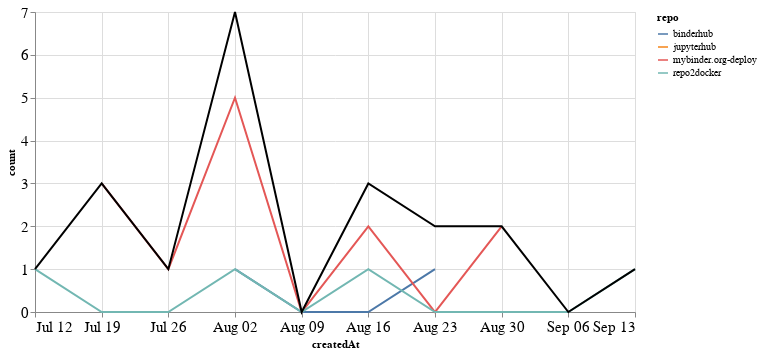

This figure's notebook cell:
### Markdown cell above
## PRs

### Code cell
prs_time = prs.groupby('repo').resample('W', on='createdAt').count()['author'].reset_index()
prs_time = prs_time.rename(columns={'author': 'count'})
prs_time_total = prs_time.groupby('createdAt').agg({"count": "sum"}).reset_index()

ch1 = alt.Chart(prs_time, width=600).mark_line().encode(
    x='createdAt',
    y='count',
    color='repo',
    tooltip="repo"
)

ch2 = alt.Chart(prs_time_total, width=600).mark_line(color="black").encode(
    x='createdAt',
    y='count',
)

ch1 + ch2

### Figure 1 — Vega-Lite specification as saved in the notebook (floating-point values rounded to 4 significant figures)
{"config": {"axisLeft": {"labelFontSize": 15}, "axisBottom": {"labelFontSize": 15}}, "layer": [{"data": {"name": "data-a15d0d7a64bed2ec3b03e66feb1aaadb"}, "mark": "line", "encoding": {"color": {"type": "nominal", "field": "repo"}, "tooltip": {"type": "nominal", "field": "repo"}, "x": {"type": "temporal", "field": "createdAt"}, "y": {"type": "quantitative", "field": "count"}}, "width": 600}, {"data": {"name": "data-f5530d8ef3e284782c55b9e898ca9bec"}, "mark": {"type": "line", "color": "black"}, "encoding": {"x": {"type": "temporal", "field": "createdAt"}, "y": {"type": "quantitative", "field": "count"}}, "width": 600}], "$schema": "https://vega.github.io/schema/vega-lite/v4.8.1.json", "datasets": {"data-a15d0d7a64bed2ec3b03e66feb1aaadb": [{"repo": "binderhub", "createdAt": "2020-08-02T00:00:00", "count": 1}, {"repo": "binderhub", "createdAt": "2020-08-09T00:00:00", "count": 0}, {"repo": "binderhub", "createdAt": "2020-08-16T00:00:00", "count": 0}, {"repo": "binderhub", "createdAt": "2020-08-23T00:00:00", "count": 1}, {"repo": "jupyterhub", "createdAt": "2020-08-23T00:00:00", "count": 1}, {"repo": "mybinder.org-deploy", "createdAt": "2020-07-19T00:00:00", "count": 3}, {"repo": "mybinder.org-deploy", "createdAt": "2020-07-26T00:00:00", "count": 1}, {"repo": "mybinder.org-deploy", "createdAt": "2020-08-02T00:00:00", "count": 5}, {"repo": "mybinder.org-deploy", "createdAt": "2020-08-09T00:00:00", "count": 0}, {"repo": "mybinder.org-deploy", "createdAt": "2020-08-16T00:00:00", "count": 2}, {"repo": "mybinder.org-deploy", "createdAt": "2020-08-23T00:00:00", "count": 0}, {"repo": "mybinder.org-deploy", "createdAt": "2020-08-30T00:00:00", "count": 2}, {"repo": "repo2docker", "createdAt": "2020-07-12T00:00:00", "count": 1}, {"repo": "repo2docker", "createdAt": "2020-07-19T00:00:00", "count": 0}, {"repo": "repo2docker", "createdAt": "2020-07-26T00:00:00", "count": 0}, {"repo": "repo2docker", "createdAt": "2020-08-02T00:00:00", "count": 1}, {"repo": "repo2docker", "createdAt": "2020-08-09T00:00:00", "count": 0}, {"repo": "repo2docker", "createdAt": "2020-08-16T00:00:00", "count": 1}, {"repo": "repo2docker", "createdAt": "2020-08-23T00:00:00", "count": 0}, {"repo": "repo2docker", "createdAt": "2020-08-30T00:00:00", "count": 0}, {"repo": "repo2docker", "createdAt": "2020-09-06T00:00:00", "count": 0}, {"repo": "repo2docker", "createdAt": "2020-09-13T00:00:00", "count": 1}], "data-f5530d8ef3e284782c55b9e898ca9bec": [{"createdAt": "2020-07-12T00:00:00", "count": 1}, {"createdAt": "2020-07-19T00:00:00", "count": 3}, {"createdAt": "2020-07-26T00:00:00", "count": 1}, {"createdAt": "2020-08-02T00:00:00", "count": 7}, {"createdAt": "2020-08-09T00:00:00", "count": 0}, {"createdAt": "2020-08-16T00:00:00", "count": 3}, {"createdAt": "2020-08-23T00:00:00", "count": 2}, {"createdAt": "2020-08-30T00:00:00", "count": 2}, {"createdAt": "2020-09-06T00:00:00", "count": 0}, {"createdAt": "2020-09-13T00:00:00", "count": 1}]}}
